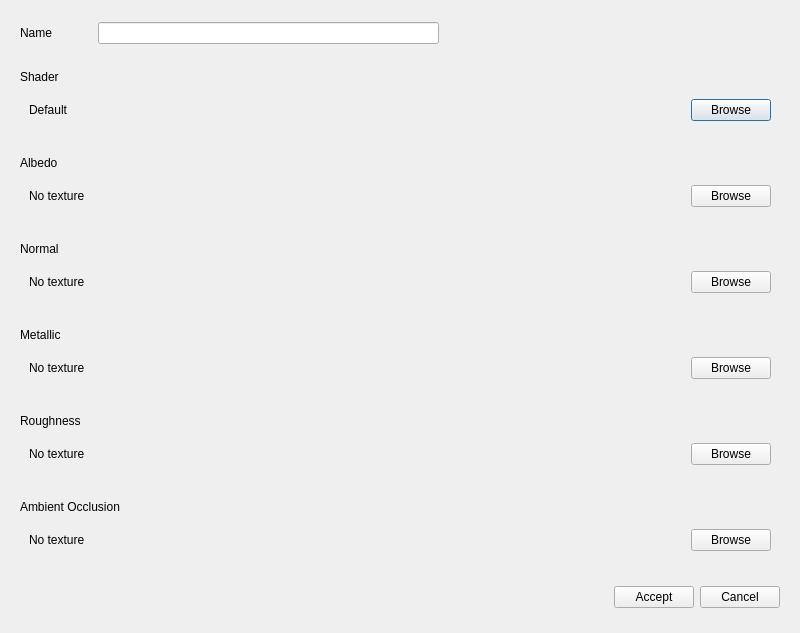
<?xml version="1.0" encoding="UTF-8"?>
<ui version="4.0">
 <class>editor::create_material_dialog</class>
 <widget class="QDialog" name="editor::create_material_dialog">
  <property name="geometry">
   <rect>
    <x>0</x>
    <y>0</y>
    <width>800</width>
    <height>633</height>
   </rect>
  </property>
  <property name="sizePolicy">
   <sizepolicy hsizetype="Fixed" vsizetype="Fixed">
    <horstretch>0</horstretch>
    <verstretch>0</verstretch>
   </sizepolicy>
  </property>
  <property name="windowTitle">
   <string>Create material</string>
  </property>
  <property name="layoutDirection">
   <enum>Qt::LayoutDirection::LeftToRight</enum>
  </property>
  <property name="autoFillBackground">
   <bool>false</bool>
  </property>
  <layout class="QVBoxLayout" name="verticalLayout">
   <item>
    <widget class="QWidget" name="Name" native="true">
     <property name="sizePolicy">
      <sizepolicy hsizetype="Preferred" vsizetype="Fixed">
       <horstretch>0</horstretch>
       <verstretch>0</verstretch>
      </sizepolicy>
     </property>
     <layout class="QHBoxLayout" name="horizontalLayout_7">
      <item>
       <widget class="QLabel" name="label">
        <property name="text">
         <string>Name</string>
        </property>
       </widget>
      </item>
      <item>
       <spacer name="horizontalSpacer">
        <property name="orientation">
         <enum>Qt::Orientation::Horizontal</enum>
        </property>
        <property name="sizeType">
         <enum>QSizePolicy::Policy::Fixed</enum>
        </property>
        <property name="sizeHint" stdset="0">
         <size>
          <width>40</width>
          <height>20</height>
         </size>
        </property>
       </spacer>
      </item>
      <item>
       <widget class="QLineEdit" name="MaterialName"/>
      </item>
      <item>
       <spacer name="horizontalSpacer_2">
        <property name="orientation">
         <enum>Qt::Orientation::Horizontal</enum>
        </property>
        <property name="sizeHint" stdset="0">
         <size>
          <width>40</width>
          <height>20</height>
         </size>
        </property>
       </spacer>
      </item>
     </layout>
    </widget>
   </item>
   <item>
    <widget class="QWidget" name="Shader" native="true">
     <property name="sizePolicy">
      <sizepolicy hsizetype="Preferred" vsizetype="Fixed">
       <horstretch>0</horstretch>
       <verstretch>0</verstretch>
      </sizepolicy>
     </property>
     <layout class="QVBoxLayout" name="verticalLayout_9">
      <item>
       <widget class="QLabel" name="AOLabel_2">
        <property name="text">
         <string>Shader</string>
        </property>
        <property name="scaledContents">
         <bool>false</bool>
        </property>
       </widget>
      </item>
      <item>
       <widget class="QWidget" name="ShaderContainer" native="true">
        <layout class="QHBoxLayout" name="horizontalLayout_10">
         <item>
          <widget class="QLabel" name="ShaderPath">
           <property name="text">
            <string>Default</string>
           </property>
          </widget>
         </item>
         <item>
          <widget class="QPushButton" name="ShaderBrowse">
           <property name="sizePolicy">
            <sizepolicy hsizetype="Fixed" vsizetype="Fixed">
             <horstretch>0</horstretch>
             <verstretch>0</verstretch>
            </sizepolicy>
           </property>
           <property name="text">
            <string>Browse</string>
           </property>
          </widget>
         </item>
        </layout>
       </widget>
      </item>
     </layout>
    </widget>
   </item>
   <item>
    <widget class="QWidget" name="Albedo" native="true">
     <property name="sizePolicy">
      <sizepolicy hsizetype="Preferred" vsizetype="Fixed">
       <horstretch>0</horstretch>
       <verstretch>0</verstretch>
      </sizepolicy>
     </property>
     <layout class="QVBoxLayout" name="verticalLayout_2">
      <item>
       <widget class="QLabel" name="AlbedoLabel">
        <property name="text">
         <string>Albedo</string>
        </property>
        <property name="scaledContents">
         <bool>false</bool>
        </property>
       </widget>
      </item>
      <item>
       <widget class="QWidget" name="AlbedoContainer" native="true">
        <layout class="QHBoxLayout" name="horizontalLayout_2">
         <item>
          <widget class="QLabel" name="AlbedoPath">
           <property name="text">
            <string>No texture</string>
           </property>
          </widget>
         </item>
         <item>
          <widget class="QPushButton" name="AlbedoBrowse">
           <property name="sizePolicy">
            <sizepolicy hsizetype="Fixed" vsizetype="Fixed">
             <horstretch>0</horstretch>
             <verstretch>0</verstretch>
            </sizepolicy>
           </property>
           <property name="text">
            <string>Browse</string>
           </property>
          </widget>
         </item>
        </layout>
       </widget>
      </item>
     </layout>
    </widget>
   </item>
   <item>
    <widget class="QWidget" name="Normal" native="true">
     <property name="sizePolicy">
      <sizepolicy hsizetype="Preferred" vsizetype="Fixed">
       <horstretch>0</horstretch>
       <verstretch>0</verstretch>
      </sizepolicy>
     </property>
     <layout class="QVBoxLayout" name="verticalLayout_3">
      <item>
       <widget class="QLabel" name="NormaLabel">
        <property name="text">
         <string>Normal</string>
        </property>
        <property name="scaledContents">
         <bool>false</bool>
        </property>
       </widget>
      </item>
      <item>
       <widget class="QWidget" name="NormalContainer" native="true">
        <layout class="QHBoxLayout" name="horizontalLayout_8">
         <item>
          <widget class="QLabel" name="NormaPath">
           <property name="text">
            <string>No texture</string>
           </property>
          </widget>
         </item>
         <item>
          <widget class="QPushButton" name="NormalBrowse">
           <property name="sizePolicy">
            <sizepolicy hsizetype="Fixed" vsizetype="Fixed">
             <horstretch>0</horstretch>
             <verstretch>0</verstretch>
            </sizepolicy>
           </property>
           <property name="text">
            <string>Browse</string>
           </property>
          </widget>
         </item>
        </layout>
       </widget>
      </item>
     </layout>
    </widget>
   </item>
   <item>
    <widget class="QWidget" name="Metallic" native="true">
     <property name="sizePolicy">
      <sizepolicy hsizetype="Preferred" vsizetype="Fixed">
       <horstretch>0</horstretch>
       <verstretch>0</verstretch>
      </sizepolicy>
     </property>
     <layout class="QVBoxLayout" name="verticalLayout_5">
      <item>
       <widget class="QLabel" name="MetallicLabel">
        <property name="text">
         <string>Metallic</string>
        </property>
        <property name="scaledContents">
         <bool>false</bool>
        </property>
       </widget>
      </item>
      <item>
       <widget class="QWidget" name="MetallicContainer" native="true">
        <layout class="QHBoxLayout" name="horizontalLayout_4">
         <item>
          <widget class="QLabel" name="MetallicPath">
           <property name="text">
            <string>No texture</string>
           </property>
          </widget>
         </item>
         <item>
          <widget class="QPushButton" name="MetallicBrowse">
           <property name="sizePolicy">
            <sizepolicy hsizetype="Fixed" vsizetype="Fixed">
             <horstretch>0</horstretch>
             <verstretch>0</verstretch>
            </sizepolicy>
           </property>
           <property name="text">
            <string>Browse</string>
           </property>
          </widget>
         </item>
        </layout>
       </widget>
      </item>
     </layout>
    </widget>
   </item>
   <item>
    <widget class="QWidget" name="Roughness" native="true">
     <property name="sizePolicy">
      <sizepolicy hsizetype="Preferred" vsizetype="Fixed">
       <horstretch>0</horstretch>
       <verstretch>0</verstretch>
      </sizepolicy>
     </property>
     <layout class="QVBoxLayout" name="verticalLayout_6">
      <item>
       <widget class="QLabel" name="RoughnessLabel">
        <property name="text">
         <string>Roughness</string>
        </property>
        <property name="scaledContents">
         <bool>false</bool>
        </property>
       </widget>
      </item>
      <item>
       <widget class="QWidget" name="RoughnessContainer" native="true">
        <layout class="QHBoxLayout" name="horizontalLayout_5">
         <item>
          <widget class="QLabel" name="RoughnessPath">
           <property name="text">
            <string>No texture</string>
           </property>
          </widget>
         </item>
         <item>
          <widget class="QPushButton" name="RoughnessBrowse">
           <property name="sizePolicy">
            <sizepolicy hsizetype="Fixed" vsizetype="Fixed">
             <horstretch>0</horstretch>
             <verstretch>0</verstretch>
            </sizepolicy>
           </property>
           <property name="text">
            <string>Browse</string>
           </property>
          </widget>
         </item>
        </layout>
       </widget>
      </item>
     </layout>
    </widget>
   </item>
   <item>
    <widget class="QWidget" name="AO" native="true">
     <property name="sizePolicy">
      <sizepolicy hsizetype="Preferred" vsizetype="Fixed">
       <horstretch>0</horstretch>
       <verstretch>0</verstretch>
      </sizepolicy>
     </property>
     <layout class="QVBoxLayout" name="verticalLayout_8">
      <item>
       <widget class="QLabel" name="AOLabel">
        <property name="text">
         <string>Ambient Occlusion</string>
        </property>
        <property name="scaledContents">
         <bool>false</bool>
        </property>
       </widget>
      </item>
      <item>
       <widget class="QWidget" name="AOContainer" native="true">
        <layout class="QHBoxLayout" name="horizontalLayout_9">
         <item>
          <widget class="QLabel" name="AOPath">
           <property name="text">
            <string>No texture</string>
           </property>
          </widget>
         </item>
         <item>
          <widget class="QPushButton" name="AOBrowse">
           <property name="sizePolicy">
            <sizepolicy hsizetype="Fixed" vsizetype="Fixed">
             <horstretch>0</horstretch>
             <verstretch>0</verstretch>
            </sizepolicy>
           </property>
           <property name="text">
            <string>Browse</string>
           </property>
          </widget>
         </item>
        </layout>
       </widget>
      </item>
     </layout>
    </widget>
   </item>
   <item>
    <widget class="QWidget" name="Buttons" native="true">
     <property name="sizePolicy">
      <sizepolicy hsizetype="Fixed" vsizetype="Fixed">
       <horstretch>0</horstretch>
       <verstretch>0</verstretch>
      </sizepolicy>
     </property>
     <property name="layoutDirection">
      <enum>Qt::LayoutDirection::RightToLeft</enum>
     </property>
     <layout class="QHBoxLayout" name="horizontalLayout">
      <item>
       <widget class="QPushButton" name="Cancel">
        <property name="text">
         <string>Cancel</string>
        </property>
       </widget>
      </item>
      <item>
       <widget class="QPushButton" name="Accept">
        <property name="text">
         <string>Accept</string>
        </property>
       </widget>
      </item>
     </layout>
    </widget>
   </item>
  </layout>
 </widget>
 <resources/>
 <connections/>
</ui>
